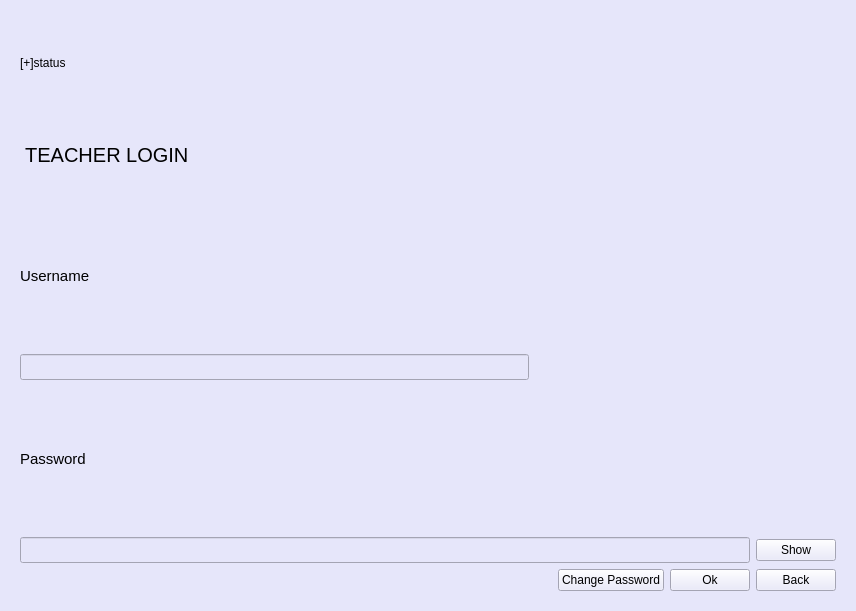
<?xml version="1.0" encoding="UTF-8"?>
<ui version="4.0">
 <class>SecDialog</class>
 <widget class="QDialog" name="SecDialog">
  <property name="geometry">
   <rect>
    <x>0</x>
    <y>0</y>
    <width>856</width>
    <height>611</height>
   </rect>
  </property>
  <property name="windowTitle">
   <string>Dialog</string>
  </property>
  <property name="styleSheet">
   <string notr="true">background-color: rgb(230, 230, 250);
color: black</string>
  </property>
  <layout class="QGridLayout" name="gridLayout_3">
   <item row="0" column="0">
    <widget class="QStackedWidget" name="stackedWidget">
     <property name="enabled">
      <bool>true</bool>
     </property>
     <property name="styleSheet">
      <string notr="true">background-color: rgb(230, 230, 250);
color: black</string>
     </property>
     <property name="currentIndex">
      <number>1</number>
     </property>
     <widget class="QWidget" name="passwordPage">
      <layout class="QGridLayout" name="gridLayout_5">
       <item row="0" column="0">
        <layout class="QGridLayout" name="gridLayout_4">
         <item row="6" column="0">
          <layout class="QHBoxLayout" name="horizontalLayout_2">
           <item>
            <spacer name="horizontalSpacer_2">
             <property name="orientation">
              <enum>Qt::Horizontal</enum>
             </property>
             <property name="sizeHint" stdset="0">
              <size>
               <width>40</width>
               <height>20</height>
              </size>
             </property>
            </spacer>
           </item>
           <item>
            <widget class="QPushButton" name="changePassword">
             <property name="text">
              <string>Change PassWord</string>
             </property>
            </widget>
           </item>
           <item>
            <widget class="QPushButton" name="backButton">
             <property name="text">
              <string>Back</string>
             </property>
            </widget>
           </item>
          </layout>
         </item>
         <item row="2" column="0">
          <layout class="QVBoxLayout" name="verticalLayout_5">
           <item>
            <widget class="QLabel" name="label_2">
             <property name="sizePolicy">
              <sizepolicy hsizetype="Fixed" vsizetype="Fixed">
               <horstretch>0</horstretch>
               <verstretch>0</verstretch>
              </sizepolicy>
             </property>
             <property name="styleSheet">
              <string notr="true">font: 11pt &quot;Segoe UI&quot;;</string>
             </property>
             <property name="text">
              <string>Username</string>
             </property>
            </widget>
           </item>
           <item>
            <spacer name="verticalSpacer">
             <property name="orientation">
              <enum>Qt::Vertical</enum>
             </property>
             <property name="sizeHint" stdset="0">
              <size>
               <width>20</width>
               <height>40</height>
              </size>
             </property>
            </spacer>
           </item>
           <item>
            <widget class="QLineEdit" name="userEdit2"/>
           </item>
          </layout>
         </item>
         <item row="1" column="0">
          <spacer name="verticalSpacer_2">
           <property name="orientation">
            <enum>Qt::Vertical</enum>
           </property>
           <property name="sizeHint" stdset="0">
            <size>
             <width>20</width>
             <height>40</height>
            </size>
           </property>
          </spacer>
         </item>
         <item row="3" column="0">
          <spacer name="verticalSpacer_3">
           <property name="orientation">
            <enum>Qt::Vertical</enum>
           </property>
           <property name="sizeHint" stdset="0">
            <size>
             <width>20</width>
             <height>40</height>
            </size>
           </property>
          </spacer>
         </item>
         <item row="0" column="0">
          <widget class="QLabel" name="label">
           <property name="sizePolicy">
            <sizepolicy hsizetype="Fixed" vsizetype="Fixed">
             <horstretch>0</horstretch>
             <verstretch>0</verstretch>
            </sizepolicy>
           </property>
           <property name="styleSheet">
            <string notr="true">font: 18pt &quot;Segoe UI&quot;;</string>
           </property>
           <property name="text">
            <string>Change Password</string>
           </property>
          </widget>
         </item>
         <item row="4" column="0">
          <layout class="QVBoxLayout" name="verticalLayout_2">
           <item>
            <widget class="QLabel" name="label_3">
             <property name="sizePolicy">
              <sizepolicy hsizetype="Fixed" vsizetype="Fixed">
               <horstretch>0</horstretch>
               <verstretch>0</verstretch>
              </sizepolicy>
             </property>
             <property name="text">
              <string>Password</string>
             </property>
            </widget>
           </item>
           <item>
            <spacer name="verticalSpacer_5">
             <property name="orientation">
              <enum>Qt::Vertical</enum>
             </property>
             <property name="sizeHint" stdset="0">
              <size>
               <width>20</width>
               <height>40</height>
              </size>
             </property>
            </spacer>
           </item>
           <item>
            <widget class="QLineEdit" name="passwordEdit3">
             <property name="echoMode">
              <enum>QLineEdit::Password</enum>
             </property>
            </widget>
           </item>
           <item>
            <layout class="QHBoxLayout" name="horizontalLayout_4">
             <item>
              <widget class="QLineEdit" name="passwordEdit2">
               <property name="echoMode">
                <enum>QLineEdit::Password</enum>
               </property>
              </widget>
             </item>
             <item>
              <widget class="QPushButton" name="showButton_2">
               <property name="sizePolicy">
                <sizepolicy hsizetype="Maximum" vsizetype="Fixed">
                 <horstretch>0</horstretch>
                 <verstretch>0</verstretch>
                </sizepolicy>
               </property>
               <property name="text">
                <string>Show</string>
               </property>
              </widget>
             </item>
            </layout>
           </item>
          </layout>
         </item>
         <item row="5" column="0">
          <spacer name="verticalSpacer_4">
           <property name="orientation">
            <enum>Qt::Vertical</enum>
           </property>
           <property name="sizeHint" stdset="0">
            <size>
             <width>20</width>
             <height>40</height>
            </size>
           </property>
          </spacer>
         </item>
        </layout>
       </item>
      </layout>
     </widget>
     <widget class="QWidget" name="mainPage">
      <layout class="QGridLayout" name="gridLayout_2">
       <item row="0" column="0">
        <layout class="QGridLayout" name="gridLayout">
         <item row="0" column="0">
          <layout class="QVBoxLayout" name="verticalLayout_4">
           <item>
            <widget class="QLabel" name="status">
             <property name="text">
              <string>[+]status</string>
             </property>
            </widget>
           </item>
           <item>
            <widget class="QLabel" name="displayLabel">
             <property name="styleSheet">
              <string notr="true">QLabel{
font-size:20px;

}</string>
             </property>
             <property name="text">
              <string> TEACHER LOGIN</string>
             </property>
            </widget>
           </item>
          </layout>
         </item>
         <item row="1" column="0">
          <layout class="QVBoxLayout" name="verticalLayout_3">
           <item>
            <widget class="QLabel" name="userLabel">
             <property name="styleSheet">
              <string notr="true">QLabel{
font-size:15px
}</string>
             </property>
             <property name="text">
              <string>Username</string>
             </property>
            </widget>
           </item>
           <item>
            <widget class="QLineEdit" name="userEdit">
             <property name="sizePolicy">
              <sizepolicy hsizetype="Fixed" vsizetype="Fixed">
               <horstretch>0</horstretch>
               <verstretch>0</verstretch>
              </sizepolicy>
             </property>
             <property name="maximumSize">
              <size>
               <width>509</width>
               <height>16777215</height>
              </size>
             </property>
             <property name="focusPolicy">
              <enum>Qt::StrongFocus</enum>
             </property>
             <property name="styleSheet">
              <string notr="true">QLineEdit{
font-size:15px;
}</string>
             </property>
             <property name="text">
              <string/>
             </property>
             <property name="echoMode">
              <enum>QLineEdit::Normal</enum>
             </property>
            </widget>
           </item>
          </layout>
         </item>
         <item row="2" column="0">
          <layout class="QVBoxLayout" name="verticalLayout">
           <item>
            <widget class="QLabel" name="passwordLabel">
             <property name="styleSheet">
              <string notr="true">QLabel{
font-size: 15px;
}</string>
             </property>
             <property name="text">
              <string>Password</string>
             </property>
            </widget>
           </item>
           <item>
            <layout class="QHBoxLayout" name="horizontalLayout_3">
             <item>
              <widget class="QLineEdit" name="passwordEdit">
               <property name="sizePolicy">
                <sizepolicy hsizetype="Preferred" vsizetype="Fixed">
                 <horstretch>0</horstretch>
                 <verstretch>0</verstretch>
                </sizepolicy>
               </property>
               <property name="styleSheet">
                <string notr="true">QLineEdit{
font-size:15px;
}</string>
               </property>
               <property name="echoMode">
                <enum>QLineEdit::Password</enum>
               </property>
              </widget>
             </item>
             <item>
              <widget class="QPushButton" name="showButton">
               <property name="sizePolicy">
                <sizepolicy hsizetype="Maximum" vsizetype="Fixed">
                 <horstretch>0</horstretch>
                 <verstretch>0</verstretch>
                </sizepolicy>
               </property>
               <property name="text">
                <string>Show</string>
               </property>
              </widget>
             </item>
            </layout>
           </item>
          </layout>
         </item>
         <item row="3" column="0">
          <layout class="QHBoxLayout" name="horizontalLayout">
           <item>
            <spacer name="horizontalSpacer">
             <property name="orientation">
              <enum>Qt::Horizontal</enum>
             </property>
             <property name="sizeHint" stdset="0">
              <size>
               <width>40</width>
               <height>20</height>
              </size>
             </property>
            </spacer>
           </item>
           <item>
            <widget class="QPushButton" name="passwordButton">
             <property name="text">
              <string>Change Password</string>
             </property>
            </widget>
           </item>
           <item>
            <widget class="QPushButton" name="ok">
             <property name="text">
              <string>Ok</string>
             </property>
            </widget>
           </item>
           <item>
            <widget class="QPushButton" name="backbutton">
             <property name="text">
              <string>Back</string>
             </property>
            </widget>
           </item>
          </layout>
         </item>
        </layout>
       </item>
      </layout>
     </widget>
    </widget>
   </item>
  </layout>
 </widget>
 <resources/>
 <connections/>
</ui>
